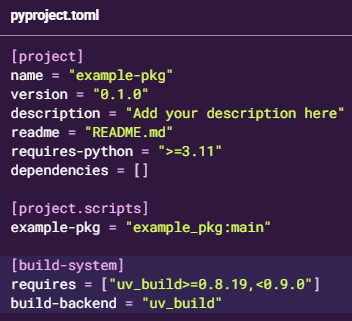
#> input picture notes/Python project/images/complete.png, 352 x 321 px
$ jupyter execute create-python-project-packaged-application.ipynb
#> lines starting #> are read from the running program, lines starting #| are printed output that depends on the picture
### Create a python project packaged application using uv:

```uv init --package example-pkg```

[cell 1]
"""
example-pkg
├── .python-version
├── README.md
├── pyproject.toml
└── src
    └── example_pkg
        └── __init__.py
"""

[cell 2]
from PIL import Image
from IPython.display import display

img = Image.open('images/complete.png')
#> img is the input picture: PIL image 352x321 RGBA; mean R, G, B, A 61.5, 40.2, 73.4, 255
new_image = img.resize((370, 340))
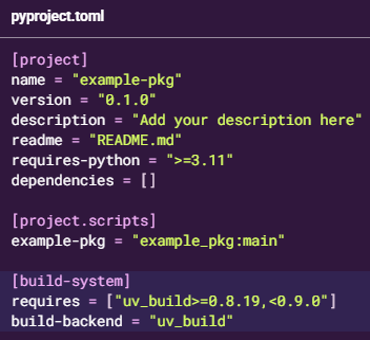
#> new_image: PIL image 370x340 RGBA; mean R, G, B, A 61.5, 40.2, 73.4, 255
display(new_image)

Note:
- ```--build-backend```
    - can be used to request and alternative build system

[cell 3]
from PIL import Image
from IPython.display import display

img = Image.open('images/run.png')
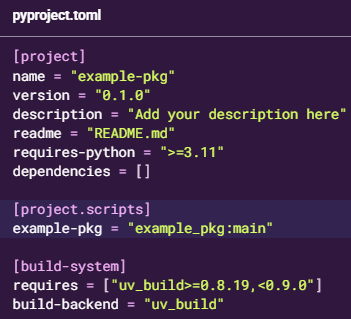
#> input picture notes/Python project/images/run.png, 351 x 319 px
#> img is the input picture: PIL image 351x319 RGBA; mean R, G, B, A 61.5, 39.7, 72.4, 255
new_image = img.resize((370, 340))
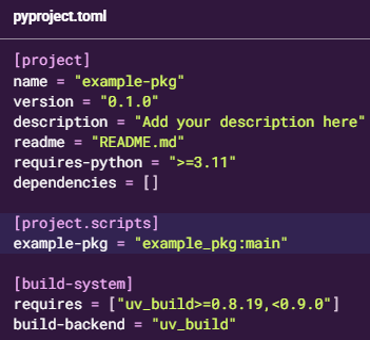
#> new_image: PIL image 370x340 RGBA; mean R, G, B, A 61.5, 39.7, 72.4, 255
display(new_image)
